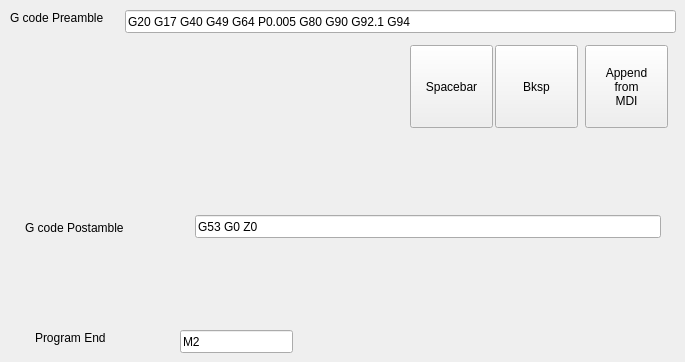
            <widget class="QWidget" name="page_10">
             <widget class="QLabel" name="label_18">
              <property name="geometry">
               <rect>
                <x>10</x>
                <y>10</y>
                <width>136</width>
                <height>16</height>
               </rect>
              </property>
              <property name="text">
               <string>G code Preamble</string>
              </property>
             </widget>
             <widget class="QLineEdit" name="gcodePreambleLbl">
              <property name="geometry">
               <rect>
                <x>125</x>
                <y>10</y>
                <width>551</width>
                <height>23</height>
               </rect>
              </property>
              <property name="text">
               <string>G20 G17 G40 G49 G64 P0.005 G80 G90 G92.1 G94  </string>
              </property>
             </widget>
             <widget class="QPushButton" name="pushButton_71">
              <property name="geometry">
               <rect>
                <x>585</x>
                <y>45</y>
                <width>83</width>
                <height>83</height>
               </rect>
              </property>
              <property name="text">
               <string>Append
from
MDI</string>
              </property>
             </widget>
             <widget class="QPushButton" name="pushButton_75">
              <property name="geometry">
               <rect>
                <x>495</x>
                <y>45</y>
                <width>83</width>
                <height>83</height>
               </rect>
              </property>
              <property name="text">
               <string>Bksp</string>
              </property>
             </widget>
             <widget class="QPushButton" name="pushButton_114">
              <property name="geometry">
               <rect>
                <x>410</x>
                <y>45</y>
                <width>83</width>
                <height>83</height>
               </rect>
              </property>
              <property name="text">
               <string>Spacebar</string>
              </property>
             </widget>
             <widget class="QLabel" name="label_47">
              <property name="geometry">
               <rect>
                <x>25</x>
                <y>220</y>
                <width>141</width>
                <height>16</height>
               </rect>
              </property>
              <property name="text">
               <string>G code Postamble</string>
              </property>
             </widget>
             <widget class="QLineEdit" name="gcodePostambleLbl">
              <property name="geometry">
               <rect>
                <x>195</x>
                <y>215</y>
                <width>466</width>
                <height>23</height>
               </rect>
              </property>
              <property name="text">
               <string>G53 G0 Z0</string>
              </property>
             </widget>
             <widget class="QLabel" name="label_48">
              <property name="geometry">
               <rect>
                <x>35</x>
                <y>330</y>
                <width>106</width>
                <height>16</height>
               </rect>
              </property>
              <property name="text">
               <string>Program End</string>
              </property>
             </widget>
             <widget class="QLineEdit" name="gcodeProgEndLbl">
              <property name="geometry">
               <rect>
                <x>180</x>
                <y>330</y>
                <width>113</width>
                <height>23</height>
               </rect>
              </property>
              <property name="text">
               <string>M2</string>
              </property>
             </widget>
            </widget>
